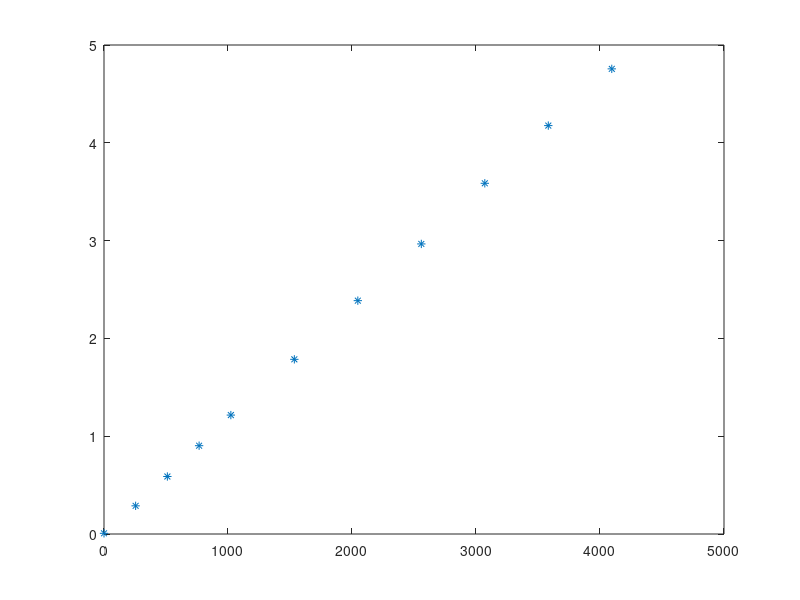
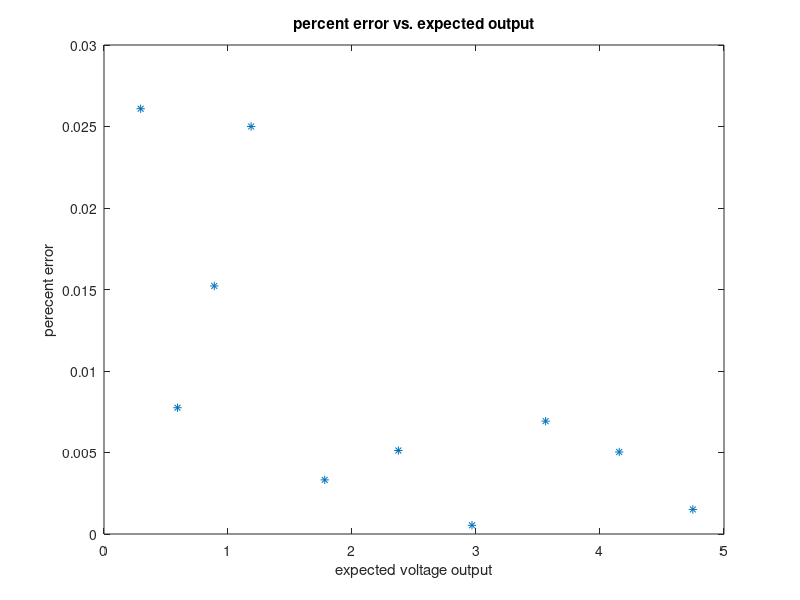

Source code (MATLAB) for these figures, in order:
vcc=4.75;
%scope seems to have an offset of -26mv
input=[4095;3583;3071;2559;2047;1535;1023;767;511;255;0];
dc_output=[4.73000000000000;4.15000000000000;3.56000000000000;
    2.94000000000000;2.36000000000000;1.76000000000000;1.19000000000000;
    .877;0.562000000000000;.262;-0.0190000000000000];
dc_output=dc_output+.026;
%plot raw input versue output
figure(1)
plot(input,dc_output,'*')

%convert input to voltage
dcout_expected=(4.75.*input)./(4096);

%percent error, and plot
figure(2)
perror=abs(dc_output-dcout_expected)./dcout_expected;
plot(dcout_expected, perror, '*')
xlabel('expected voltage output')
ylabel('perecent error')
title('percent error vs. expected output')

%function generator gain and lose near 30hz with input sw at 4
%max frequency is 16, 95hz (pluse or minus 2hz)